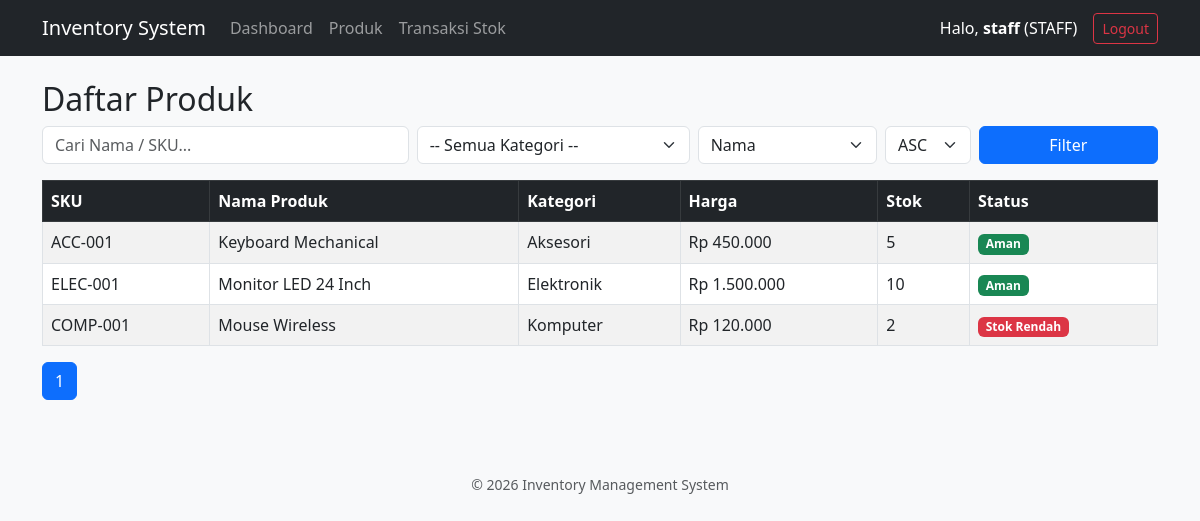
The page /public/products/index.php (signed in) on the database its author committed.
### tables this page shows
CREATE TABLE IF NOT EXISTS products (
    id INT PRIMARY KEY AUTO_INCREMENT,
    category_id INT NOT NULL,
    sku VARCHAR(50) NOT NULL UNIQUE,
    name VARCHAR(150) NOT NULL,
    price DECIMAL(12,2) NOT NULL DEFAULT 0.00,
    stock INT NOT NULL DEFAULT 0,
    minimum_stock INT NOT NULL DEFAULT 5,
    created_at TIMESTAMP DEFAULT CURRENT_TIMESTAMP,
    FOREIGN KEY (category_id) REFERENCES categories(id) ON UPDATE CASCADE ON DELETE RESTRICT
);

CREATE TABLE IF NOT EXISTS categories (
    id INT PRIMARY KEY AUTO_INCREMENT,
    name VARCHAR(100) NOT NULL UNIQUE,
    created_at TIMESTAMP DEFAULT CURRENT_TIMESTAMP
);

### helpers/escape.php (called while the page is built)
<?php
function e($string) {
    return htmlspecialchars($string ?? '', ENT_QUOTES, 'UTF-8');
}

### public/products/index.php (the view, shortened to what this page needs)
<?php
require_once __DIR__ . '/../../config/database.php';
$search = trim($_GET['search'] ?? '');
$category_id = filter_input(INPUT_GET, 'category_id', FILTER_VALIDATE_INT);
$page = max(1, (int)($_GET['page'] ?? 1));
$perPage = 5;
$offset = ($page - 1) * $perPage;
$allowedSort = ['name' => 'p.name', 'price' => 'p.price', 'stock' => 'p.stock', 'sku' => 'p.sku'];
$sortBy = $_GET['sort'] ?? 'name';
$sortColumn = $allowedSort[$sortBy] ?? 'p.name';
$dir = strtoupper($_GET['dir'] ?? 'ASC');
$where = ['1=1'];
$params = [];
$whereClause = implode(' AND ', $where);
$stmtCount = $pdo->prepare("SELECT COUNT(*) FROM products p WHERE $whereClause");
$stmtCount->execute($params);
$totalRows = $stmtCount->fetchColumn();
$totalPages = ceil($totalRows / $perPage);
$sql = "SELECT p.*, c.name AS category_name
        FROM products p
        JOIN categories c ON c.id = p.category_id
        WHERE $whereClause
        ORDER BY $sortColumn $dir
        LIMIT :limit OFFSET :offset";
$stmt = $pdo->prepare($sql);
$stmt->bindValue(':limit', $perPage, PDO::PARAM_INT);
$stmt->bindValue(':offset', $offset, PDO::PARAM_INT);
$stmt->execute();
$products = $stmt->fetchAll();
require_once __DIR__ . '/../../views/header.php';
?>
<h2>Daftar Produk</h2>
<form method="GET" class="row g-2 mb-3">
    <div class="col-md-4">
        <input type="text" name="search" class="form-control" placeholder="Cari Nama / SKU..." value="<?= e($search) ?>">
    </div>
    <div class="col-md-3">
        <select name="category_id" class="form-select">
            <option value="">-- Semua Kategori --</option>
        </select>
    </div>
    <div class="col-md-2">
        <select name="sort" class="form-select">
            <option value="name" <?= $sortBy == 'name' ? 'selected' : '' ?>>Nama</option>
        </select>
    </div>
    <div class="col-md-1">
        <select name="dir" class="form-select">
            <option value="ASC" <?= $dir == 'ASC' ? 'selected' : '' ?>>ASC</option>
        </select>
    </div>
    <div class="col-md-2">
        <button type="submit" class="btn btn-primary w-100">Filter</button>
    </div>
</form>
<table class="table table-bordered table-striped">
    <thead class="table-dark">
        <tr>
            <th>SKU</th>
            <th>Nama Produk</th>
            <th>Kategori</th>
            <th>Harga</th>
            <th>Stok</th>
            <th>Status</th>
        </tr>
    </thead>
    <tbody>
        <?php foreach ($products as $p): ?>
        <tr>
            <td><?= e($p['sku']) ?></td>
            <td><?= e($p['name']) ?></td>
            <td><?= e($p['category_name']) ?></td>
            <td>Rp <?= number_format($p['price'], 0, ',', '.') ?></td>
            <td><?= e($p['stock']) ?></td>
            <td>
                <?php if ($p['stock'] <= $p['minimum_stock']): ?>
                    <span class="badge bg-danger">Stok Rendah</span>
                <?php else: ?>
                    <span class="badge bg-success">Aman</span>
                <?php endif; ?>
            </td>
        </tr>
        <?php endforeach; ?>
    </tbody>
</table>
<nav>
    <ul class="pagination">
        <?php for ($i = 1; $i <= $totalPages; $i++): ?>
            <li class="page-item <?= $i == $page ? 'active' : '' ?>">
                <a class="page-link" href="?page=<?= $i ?>&search=<?= urlencode($search) ?>&category_id=<?= $category_id ?>&sort=<?= $sortBy ?>&dir=<?= $dir ?>"><?= $i ?></a>
            </li>
        <?php endfor; ?>
    </ul>
</nav>
<?php require_once __DIR__ . '/../../views/footer.php'; ?>

### rows shown on the page
products: sku "ACC-001", name "Keyboard Mechanical", category.name "Aksesori", price "450.000", stock "5", minimum_stock "Aman"
products: sku "ELEC-001", name "Monitor LED 24 Inch", category.name "Elektronik", price "1.500.000", stock "10", minimum_stock "Aman"
products: sku "COMP-001", name "Mouse Wireless", category.name "Komputer", price "120.000", stock "2", minimum_stock "Stok Rendah"

### other values the page prints
$_SESSION['user']['username'] "staff"
$_SESSION['user']['role'] "STAFF"
